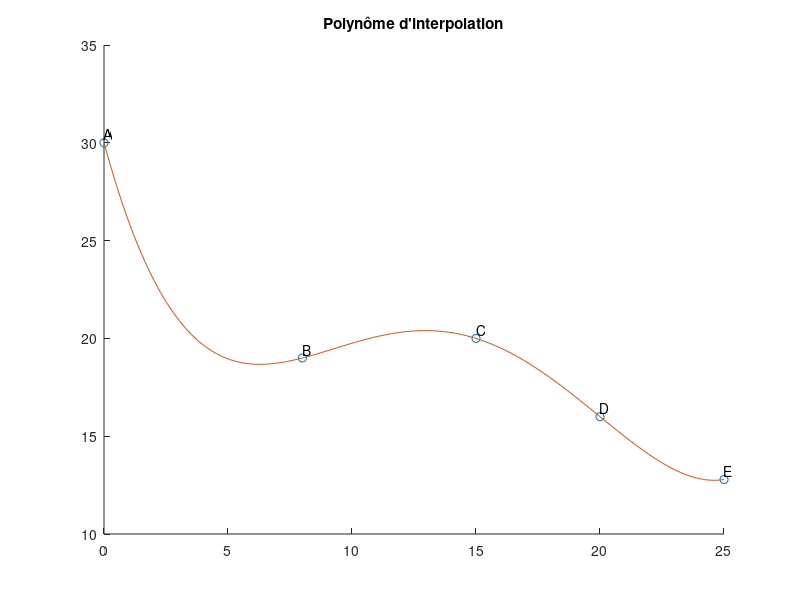
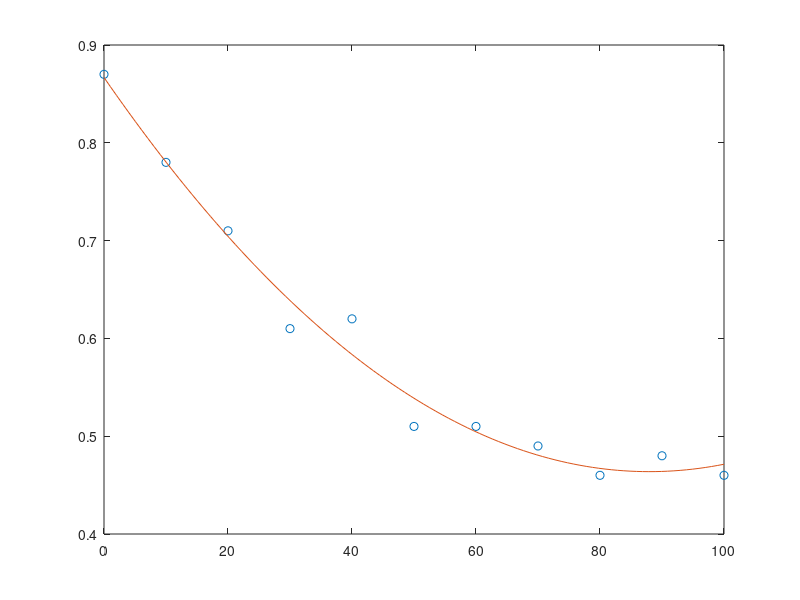

These charts were generated, in order, by the following MATLAB code:

%% Clean up
clc % vide ligne de commande
clear all % vide workspace
close all % vide fenetres et graphiques

%% Trajectoire - polynome d'interpolation

xn = [0 8 15 20 25 ];
yn = [ 30 19 20 16 12.7843 ];
names = {'A', 'B', 'C', 'D', 'E'}

p = [ 1 xn(1) xn(1)^2 xn(1)^3 xn(1)^4;
      1 xn(2) xn(2)^2 xn(2)^3 xn(2)^4;
      1 xn(3) xn(3)^2 xn(3)^3 xn(3)^4;
      1 xn(4) xn(4)^2 xn(4)^3 xn(4)^4;
      1 xn(5) xn(5)^2 xn(5)^3 xn(5)^4 ]
      

coeff = pinv(p'*p)*p'*yn'

r = roots([coeff(5)*4 coeff(4)*3 coeff(3)*2 coeff(2)])
x = linspace(0,25);
y = coeff(1) + coeff(2)*x + coeff(3)*x.^2 + coeff(4)*x.^3 + coeff(5)*x.^4;

figure
hold on
plot(xn, yn, 'o')
plot(x, y)
title("Polynôme d'interpolation")
text(xn, yn+0.45, names)
hold off

%% Trajectoire - polynome d'approximation
dx = 10;
x = [0:dx:100];
y = [ 0.87 0.78 0.71 0.61 0.62 0.51 0.51 0.49 0.46 0.48 0.46 ];
n = 2;

[p,S] = polyfit(x,y,n)

x1 = linspace(0,100);
y1 = polyval(p,x1);
figure
plot(x,y,'o')
hold on
plot(x1,y1)
hold off

g = 0.0001*x.^2 - 0.0092*x + 0.8668;

% Erreur quadratique
E = sum((g-y).^2)
E2 = (g-y)'*(g-y);

% RMSE
err_rms = sqrt(mean((g-y).*(g-y)))

%% Coussin-trampoline

mg = 9.81*80;
h0 = 5;
hr = 0;
k = 6000;

a = (1/2)*k;
b = mg;
c = -mg*h0;

hf1 = (-b + sqrt((b^2)-(4*a*c)))/(2*a)
hf2 = (-b - sqrt((b^2)-(4*a*c)))/(2*a)

%% Ballon-mousse et minuterie

vb = -1;
mb = 8;
coeff_res = 0;

%% Bassin d'eau

kf = 0.95;
b = 47;
g = 9.8;
m = 80;
mg = m*g;
h1 = 10;
vf = 1;

% Vitesse initiale
vi = sqrt(2*g*h1);

% Point d'operation
v0 = sqrt( (mg.*(1-kf)) ./ b )

% Constantes
C = ( (g*(1-kf)) / v0 ) - ( b*v0 / m );
K = ( (-g*(1-kf)) / v0^2 ) - ( b / m );

% Vitesses
dvi = vi - v0;
dvf = vf - v0;

% Hauteur z
z = (log(dvf) - log(dvi)) ./ K 
